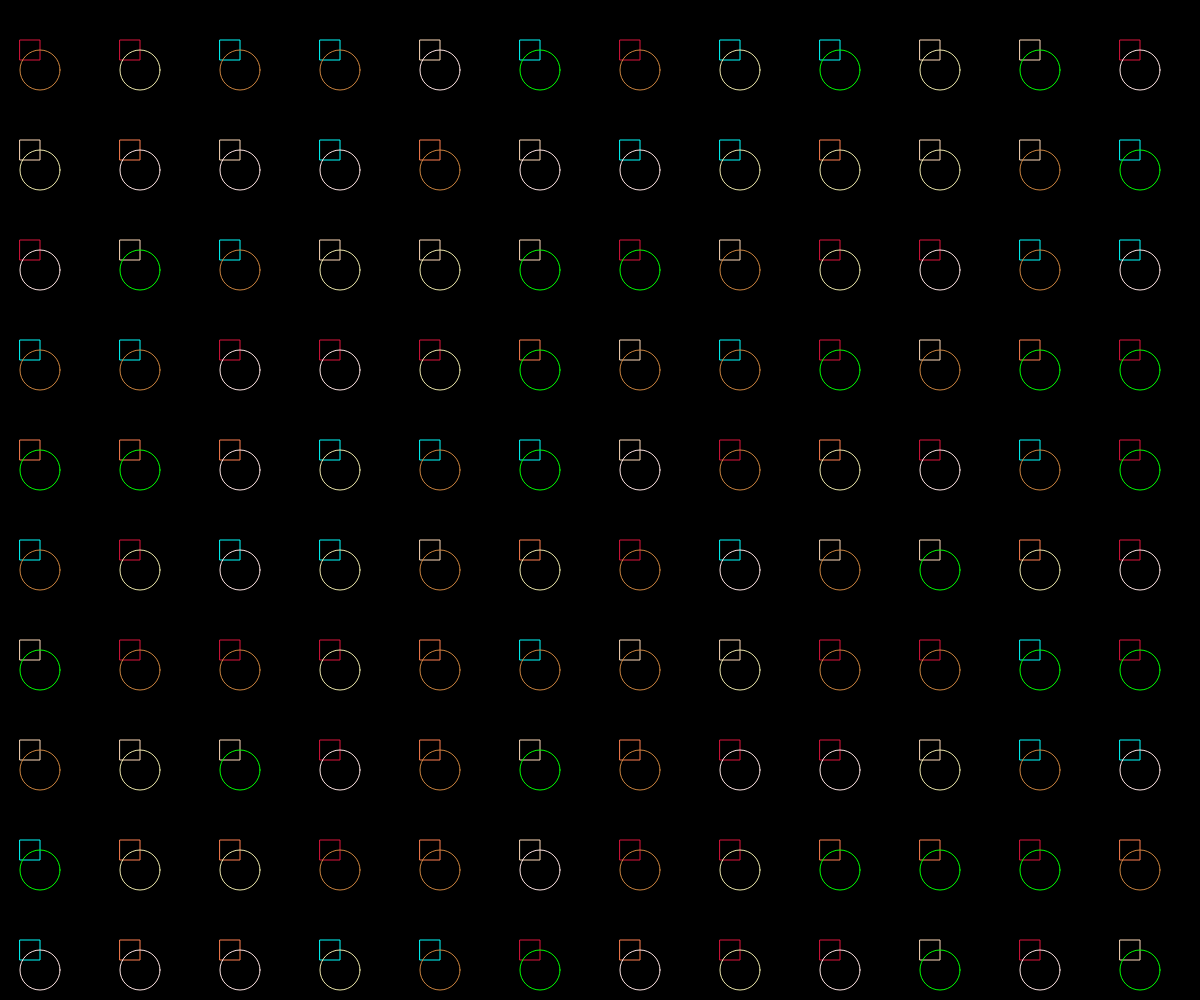
Frame 1 (no input)
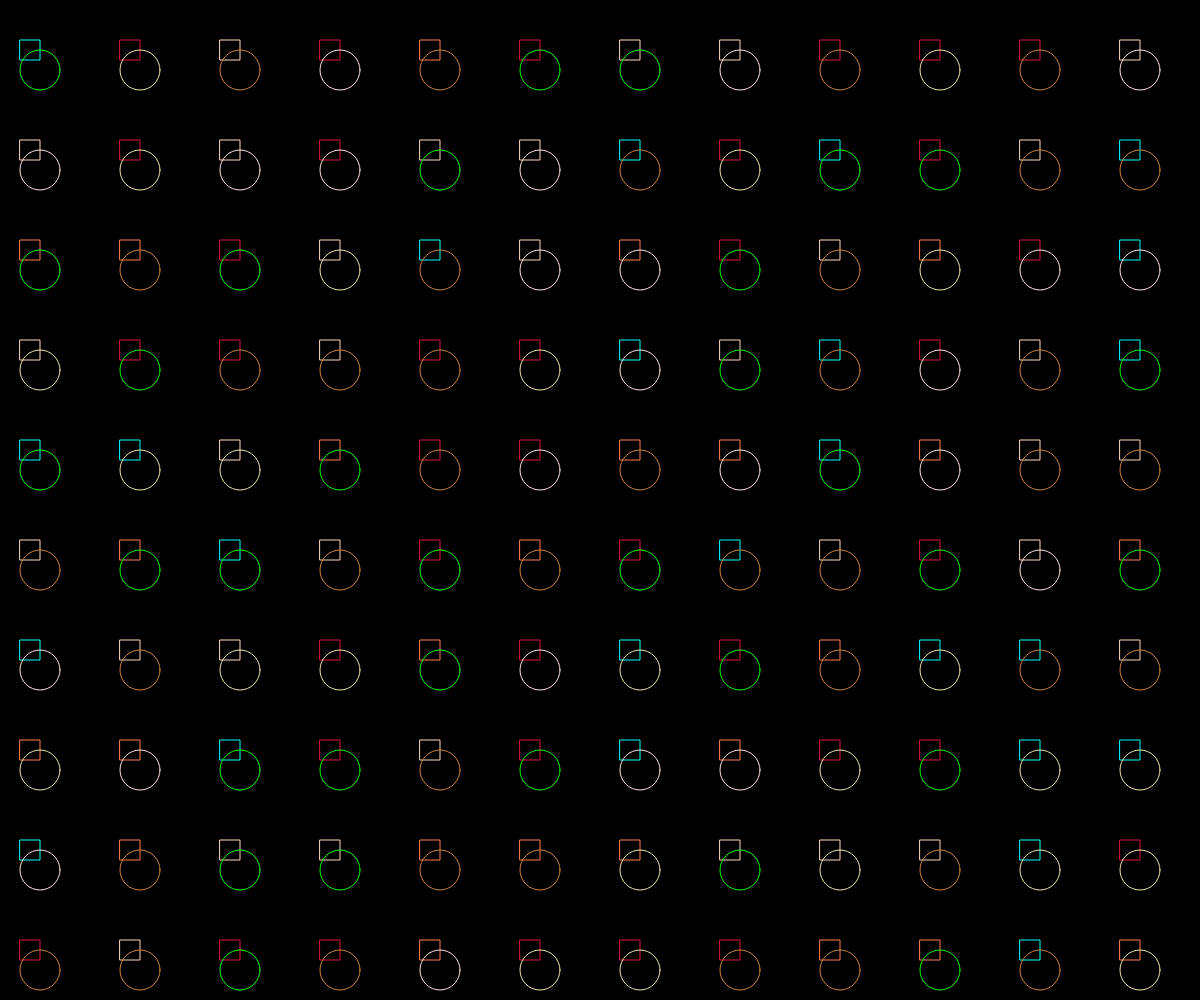
Frame 60 (no input)
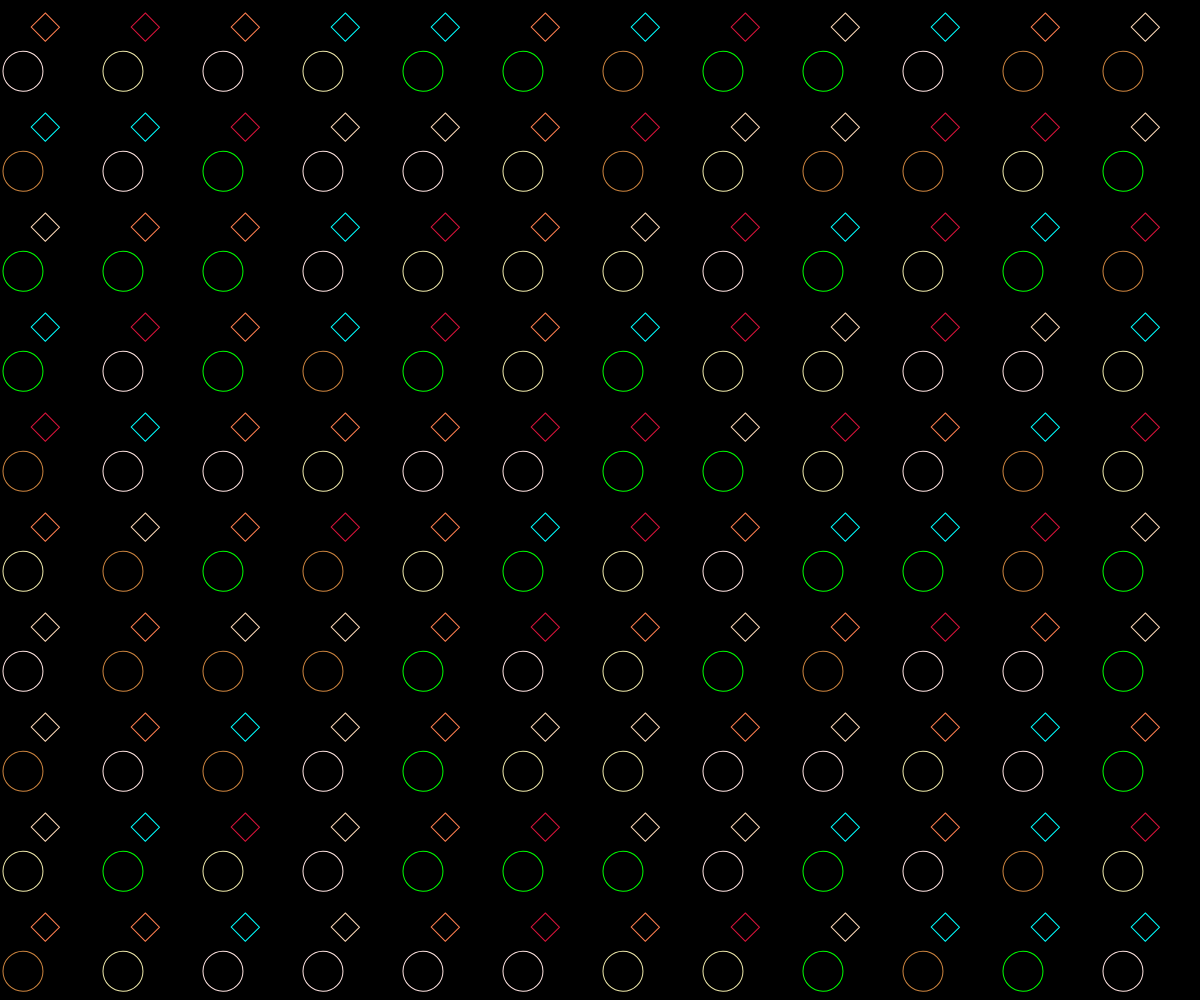
Frame 120 (the mouse pressed at the canvas centre since frame 60)

The p5.js sketch that drew these frames (run headless with seeded random() and noise() and a simulated clock; from frame 60 on, the mouse is pressed at the canvas centre):

// p5.js sketch
// ── sketch.js
const colorPalette = ["peachpuff", "aqua", "crimson", "coral"];
const colorPalette2 = ["lime", "MistyRose", "PaleGoldenrod", "Peru"];
function setup() {
  createCanvas(windowWidth,windowHeight);
  frameRate(24);
}

function draw() {
  background("black");

const a = mouseX+mouseY;
  for(var x=10; x<=windowWidth; x+=100) {
    for(var y=20; y<=windowHeight; y+=100) {

      push();
      translate(x,y);
      rotate(a/200);
      // fill('aqua');
      noFill();
      strokeWeight(1);
      let col = random(colorPalette);
      stroke(col)
      rect(10,20,20,20);
      pop();
      
    }
  }

  for(var x=30; x<=windowWidth; x+=100) {
    for(var y=50; y<=windowHeight; y+=100) {

      push();
      translate(x,y);
      rotate(-a/200);
      noFill();
      strokeWeight(1);
      let col = random(colorPalette2);
      stroke(col)
      circle(10,20,40);
      pop();
    }
  }

}
